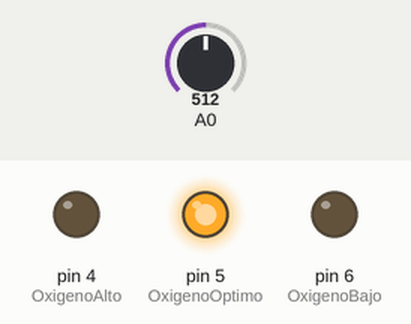
This sketch was run on a simulated Arduino Uno, built with avr-gcc and run on an emulated ATmega328P. On the bench: output pins drawn as LEDs (lit = HIGH). The inputs (shaded band) are chosen by the test bench; at power-on: A0 = 512.

Above: at 1.2 s.
1.3 s: A0 set to 418
2.8 s: A0 set to 381
At 3.6 s:
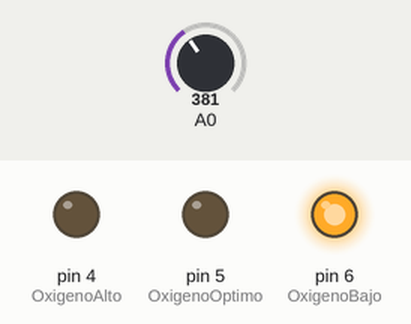
4.3 s: A0 set to 900
At 4.9 s:
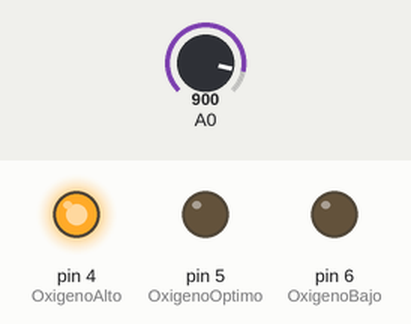
5.8 s: A0 set to 814
7.3 s: A0 set to 788
At 8.5 s:
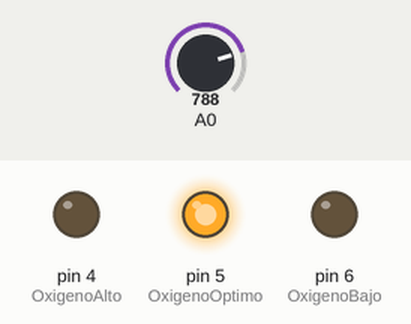
8.8 s: A0 set to 1023
At 9.9 s:
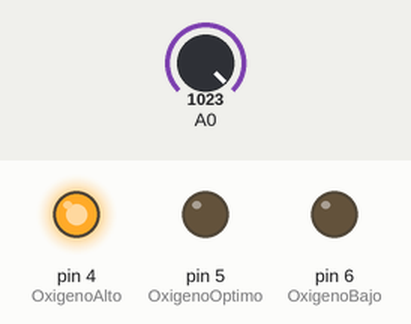
Timing chart, 0 to 11.3 s (numbered marks = the images above; inputs shaded):
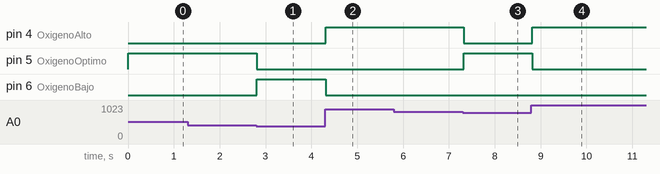

The sketch:

sketch_sep25a.ino
```cpp
//funciones

int sensorOxigeno = 0;
int valorOxigeno = 600;
int OxigenoAlto = 4;    // led rojo
int OxigenoOptimo = 5;  // led verde
int OxigenoBajo = 6;    // led azul

void setup() {
  Serial.begin(9600);
  // salidas
  pinMode(OxigenoAlto, OUTPUT);
  pinMode(OxigenoOptimo, OUTPUT);
  pinMode(OxigenoBajo, OUTPUT);
}

void loop() {
  sensorOxigeno = analogRead(A0);

  if ((sensorOxigeno < valorOxigeno + 200) &&
      (sensorOxigeno > valorOxigeno - 200)) {
    digitalWrite(OxigenoOptimo, HIGH);
    digitalWrite(OxigenoAlto, LOW);
    digitalWrite(OxigenoBajo, LOW);
  } else if (sensorOxigeno > valorOxigeno + 200) {
    digitalWrite(OxigenoOptimo, LOW);
    digitalWrite(OxigenoAlto, HIGH);
    digitalWrite(OxigenoBajo, LOW);
  } else if (sensorOxigeno < valorOxigeno - 200) {
    digitalWrite(OxigenoOptimo, LOW);
    digitalWrite(OxigenoAlto, LOW);
    digitalWrite(OxigenoBajo, HIGH);
  }

  delay(50);
}
```

Measured:
- the behaviour switches between 400 and 399 on A0 (found by bisection; images 0 and 1)
- the behaviour switches between 800 and 799 on A0 (found by bisection; images 2 and 3)
- after the input at 1.3 s, every drawn part: stays the same
- after the input at 2.8 s, pin 5 (OxigenoOptimo): HIGH → LOW at once; pin 6 (OxigenoBajo): LOW → HIGH at once
- after the input at 4.3 s, pin 4 (OxigenoAlto): LOW → HIGH at once; pin 6 (OxigenoBajo): HIGH → LOW at once
- after the input at 5.8 s, every drawn part: stays the same
- after the input at 7.3 s, pin 4 (OxigenoAlto): HIGH → LOW at once; pin 5 (OxigenoOptimo): LOW → HIGH at once
- after the input at 8.8 s, pin 4 (OxigenoAlto): LOW → HIGH at once; pin 5 (OxigenoOptimo): HIGH → LOW at once
